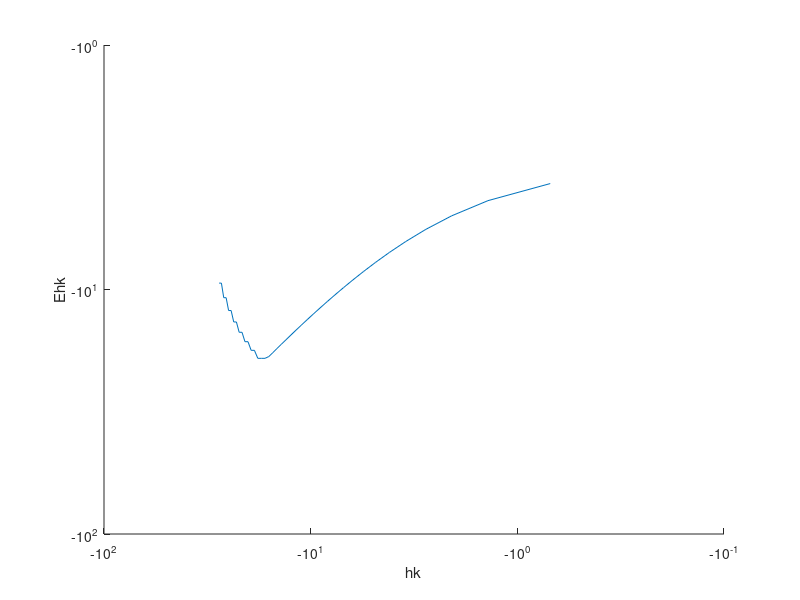

MATLAB code to generate this figure:

k = 1:40;
hk = 1./(2.^k);
fhk = (log(3+hk) - log(3))./hk;
Ehk = abs(1/3-(fhk));

for i=1:40
    fprintf('%d \t%f\t %f\t %f\n',k(i),hk(i),fhk(i),Ehk(i));
end

hold on;

loglog(log(hk),log(Ehk));

c = polyfit(log(hk),log(Ehk),1)

ylabel('Ehk');
xlabel('hk');
hold off